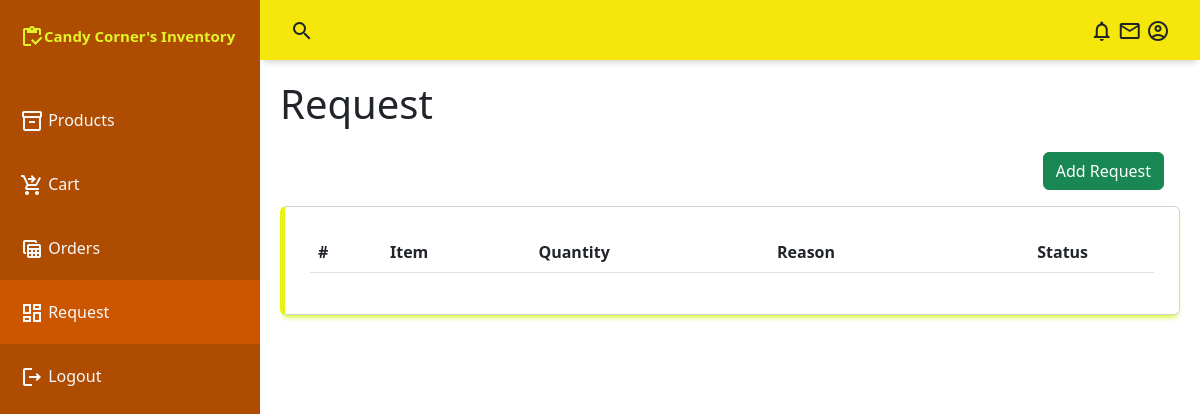
Page /branch/request.php (signed in) on the earlier database version.
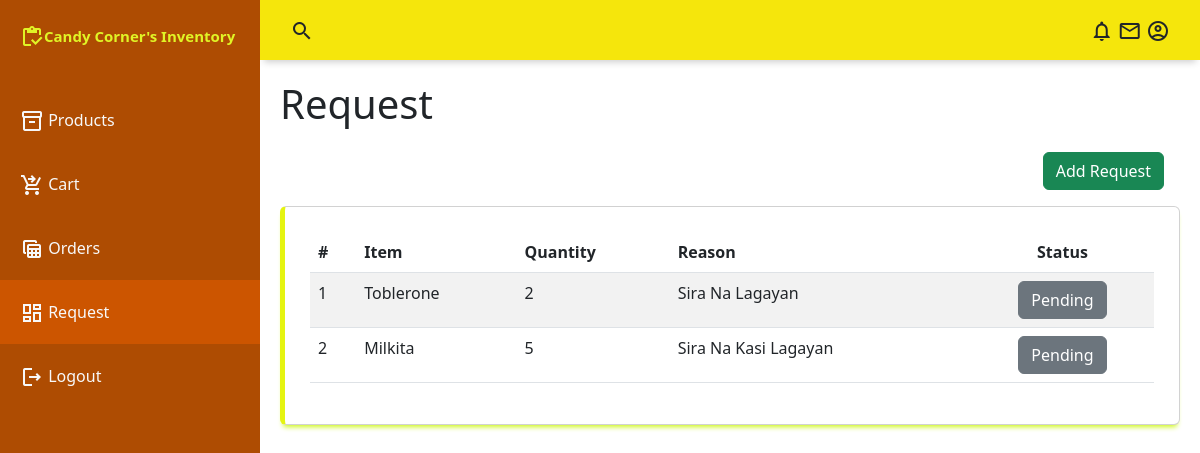
Same page on the later database version.
### tables this page shows
CREATE TABLE `request` (
  `request_id` int(11) NOT NULL,
  `request_user_id` int(11) NOT NULL,
  `request_prod_id` int(11) NOT NULL,
  `request_qty` text NOT NULL,
  `request_reason` text NOT NULL,
  `request_date` datetime NOT NULL DEFAULT current_timestamp(),
  `request_status` tinyint(4) NOT NULL DEFAULT 0
);

CREATE TABLE `products` (
  `prod_id` int(255) NOT NULL,
  `prod_name` text NOT NULL,
  `prod_category` int(11) DEFAULT NULL,
  `prod_description` text DEFAULT NULL,
  `prod_price` text DEFAULT NULL,
  `prod_status` int(11) NOT NULL DEFAULT 0
);

### conn/config.php (called while the page is built, shortened)
<?php
	class db_connect{
		public $host = db_host;
		public $user = db_user;
		public $pass = db_pass;
		public $name = db_name;
		public function connect(){
			$this->conn = new mysqli($this->host, $this->user, $this->pass, $this->name);
		}
	}
?>

### conn/class.php (called while the page is built, shortened)
<?php
	require_once'config.php';
	class db_class extends db_connect{
		public function selectRequest($user_id){
			$user_id=htmlentities($user_id);
			$query=$this->conn->prepare("SELECT * FROM request as a
			LEFT JOIN products as b
			ON a.request_id = b.prod_id
			WHERE request_user_id ='$user_id'") or die($this->conn->error);
			if($query->execute()){
				$result = $query->get_result();
				return $result;
			}
		}
	}
?>

### branch/request.php (the view, shortened to what this page needs)
<?php
include("../conn/class.php");
$db=new db_class();
include("include/navbar.php");
include("include/sidebar.php");
?>
    <main class="main-container" style="z-index:2">
        <div class="fluid-container">
            <h1 >Request</h1>
            <div class="row">
                <div class="col-auto ms-auto m-3">
                    <button class="btn btn-success addTogler" data-bs-toggle="modal" data-bs-target="#request">Add Request</button>
                </div>
            </div>
            <div class="table-responsive card">
                <table id="example" class="table table-striped" style="width:100%">
                    <thead>
                        <tr>
                            <th >#</th>
                            <th >Item</th>
                            <th >Quantity</th>
                            <th >Reason</th>
                            <th class="text-center">Status</th>
                        </tr>
                    </thead>
                    <tbody>
                        <?php
                            $result= $db->selectRequest($_SESSION['user_id']);
                            $i=1;
                            while($row=$result->fetch_array()){
                                $status = $row['request_status'];
                                $id = $row['request_id'];
                                if($status==0){
                                    $action="<button class='btn btn-secondary'>Pending</button>";
                                }else if($status==2){
                                    $action="<button class='btn btn-secondary'>Preparing items</button>";
                                }else if($status==1){
                                    $action="<button class='btn btn-danger'>Rejected</button>";
                                }else if($status==3){
                                    $action="<button class='btn btn-primary'>Ready for delivery</button>";
                                }else if($status==4){
                                    $action="<a href='controller/action.php?id=".$id."' class='btn btn-primary'>On the way / Order received</a>";
                                }else if($status==5){
                                    $action="<a class='btn btn-success'>Received</a>";
                                }
                                echo
                                '<tr>
                                    <td>'.$i.'</td>
                                    <td>'.ucfirst($row['prod_name']).'</td>
                                    <td>'.ucfirst($row['request_qty']).'</td>
                                    <td>'.ucwords($row['request_reason']).'</td>
                                    <td class="text-center">'.$action.'</td>
                                </tr>';
                                $i++;
                            }
                        ?>
                    </tbody>
                </table>
            </div>
        </div>
    </main>

Differences in the rows shown:
added request: products.prod_name "Toblerone", request_qty "2", request_reason "Sira Na Lagayan", request_status "Pending"
added request: products.prod_name "Milkita", request_qty "5", request_reason "Sira Na Kasi Lagayan", request_status "Pending"
